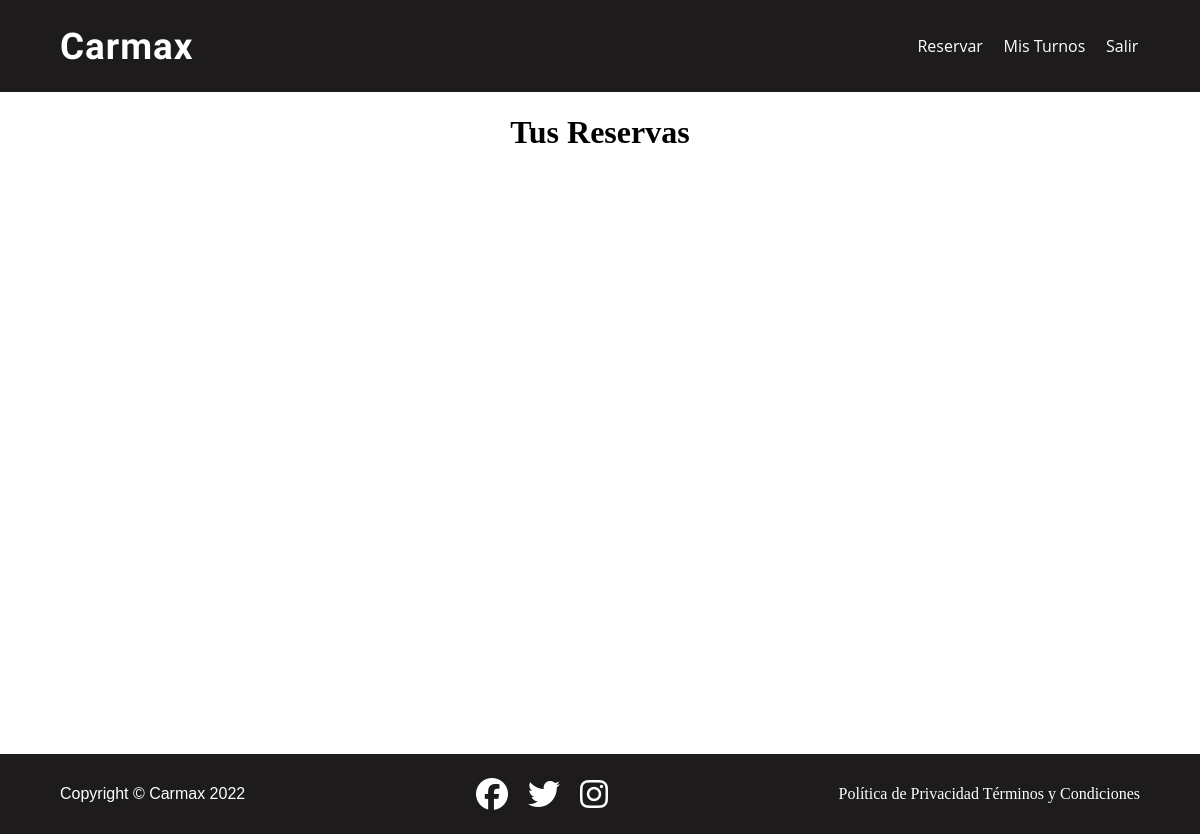
The page /turn_list/ (signed in) on the database as committed earlier.
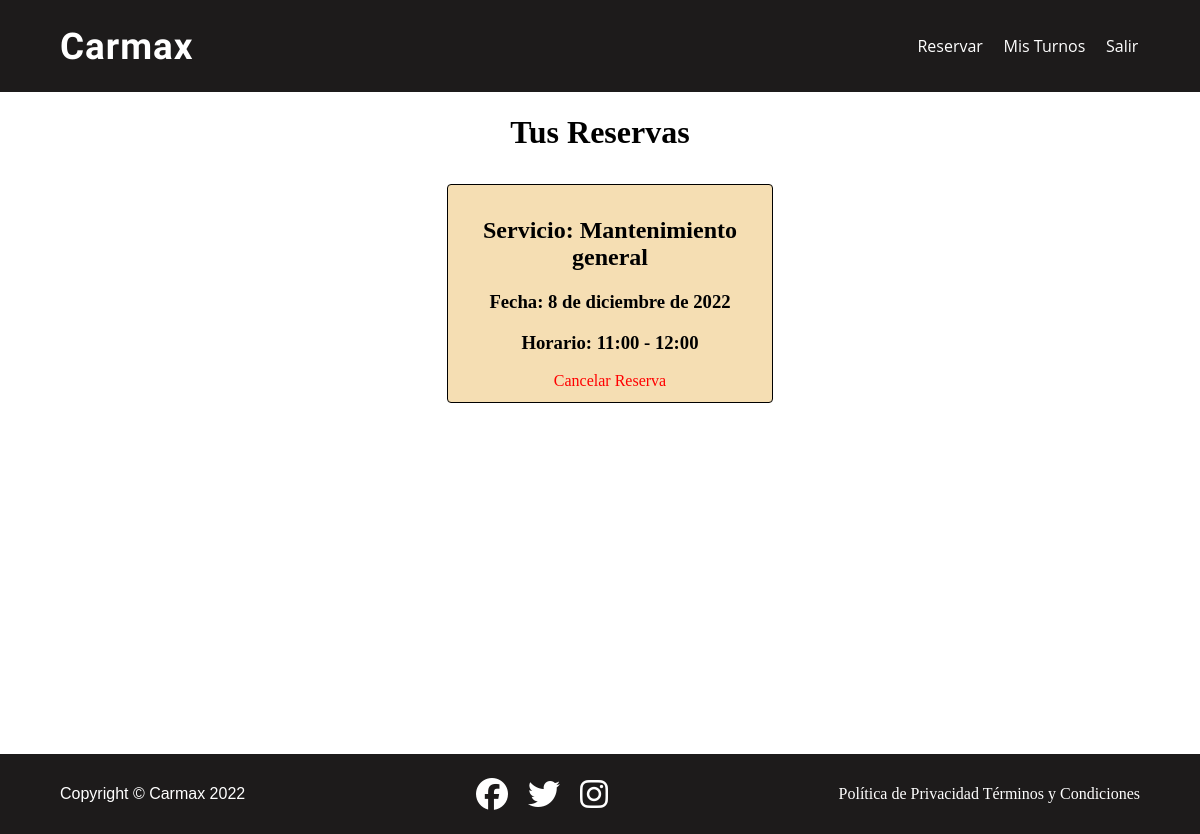
The same page on the database as committed later.
### core/models.py (models this page shows, shortened)
class Turn(models.Model):
    user = models.ForeignKey(User, on_delete=models.CASCADE)
    service = models.ForeignKey(Service, on_delete=models.CASCADE)
    date = models.DateField(default=timezone.now,help_text="DD-MM-AAAA")
    TIME_LIST = (
        (1, '09:00 - 10:00'),
        (2, '10:00 - 11:00'),
        (3, '11:00 - 12:00'),
        (4, '12:00 - 13:00'),
        (5, '13:00 - 14:00'),
        (6, '14:00 - 15:00'),
        (7, '15:00 - 16:00'),
        (8, '16:00 - 17:00'),
        (9, '17:00 - 18:00'),
    )
    timeblock = models.IntegerField(blank=True, null=True, choices=TIME_LIST, default="Elija el horario")
    class Meta:
        unique_together = ('user','date', 'timeblock')
    def get_cancel_turn_url(self):
        return reverse(
            "cancel-reservation",
            args=[
                self.pk,
            ],
        )

class Service(models.Model):
    SERVICE_CATEGORIES = (
        ("Revisión de bateria"),
        ("Mantenimiento general"),
        ("Reparación de motor"),
        ("Cambio de aceite"),
    )
    service = models.CharField(max_length=200 ,verbose_name ="name")
    def __str__(self):
        return str(self.service)

### core/views.py (the view)
# urls.py: path('turn_list/', views.TurnListView.as_view(), name="my-turns"),
@method_decorator(login_required, name='dispatch')
class TurnListView(ListView):
    model = Turn
    template_name = "core/my_turns.html"
    def get_queryset(self, *args, **kwargs):
        if self.request.user.is_staff:
            turn_list = Turn.objects.filter(date__gte= date.today()).order_by('date','timeblock')
            return turn_list
        else:
            turn_list = Turn.objects.filter(user=self.request.user, date__gte= date.today()).order_by('date','timeblock')
            return turn_list

### core/templates/core/my_turns.html (shortened to what this page needs)
{% extends 'core/base.html' %}
{% load static %}
{% block content %}
<div class="my-turns">
    <h1>Tus Reservas</h1>
        <div class="turns">
            {% for turn in turn_list %}
            <div class="turn">
                <h2>Servicio: {{turn.service}}</h2>
                <h3>Fecha: {{turn.date}}</h3>
                <h3>Horario: {{turn.get_timeblock_display}}</h3>
                <div class="cancel" >
                <a href="{{turn.get_cancel_turn_url}}" style="color:red">Cancelar Reserva </a>
                </div>
            </div>
            {% endfor %}
        </div>
</div>
{% endblock %}

Rows that differ between the two databases and show on the page:
added Turn: service "Mantenimiento general", date "8 de diciembre de 2022", timeblock "11:00 - 12:00"
